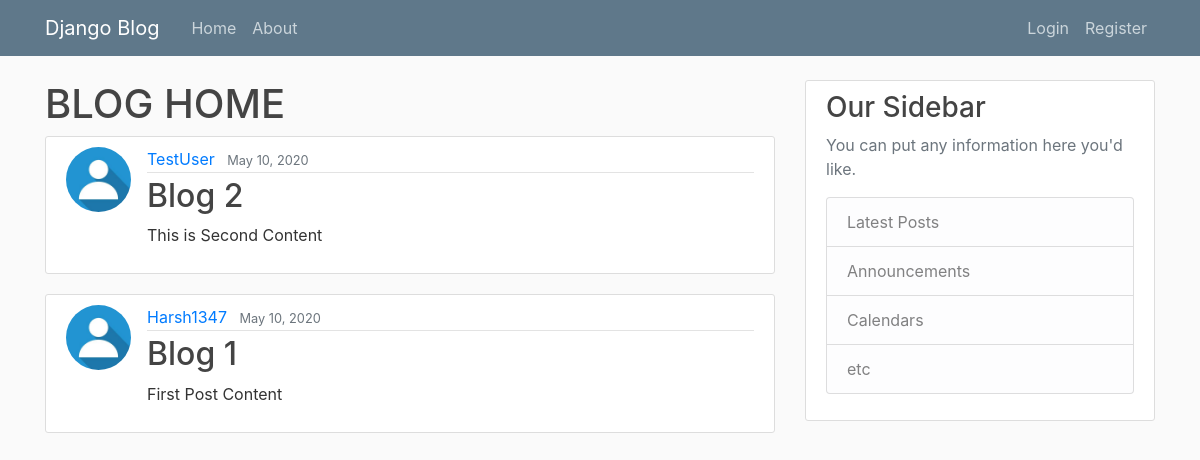
Before: / with the older database file.
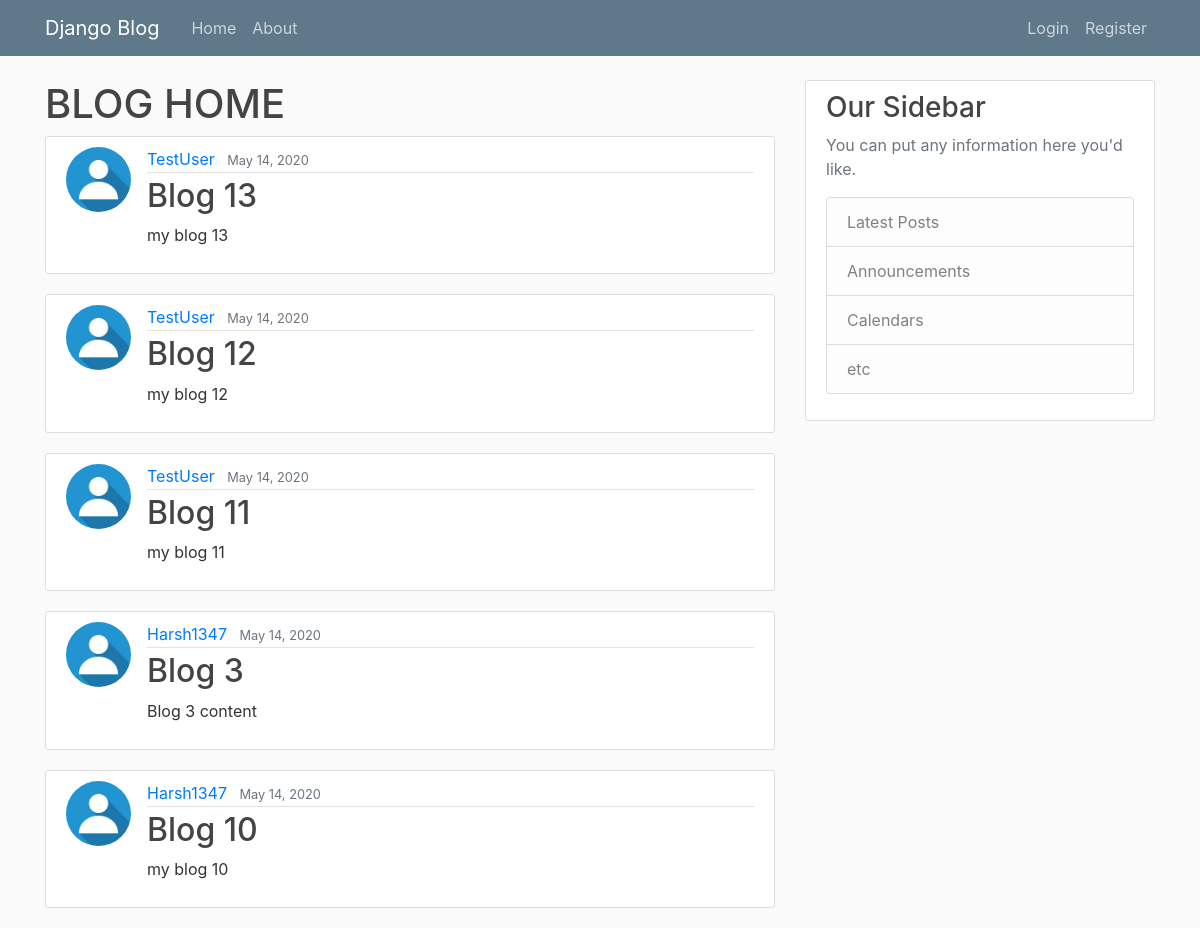
After: the same page with the newer database file.
### blog/models.py (models this page shows, shortened)
class Post(models.Model):
    title = models.CharField(max_length=100)
    content = models.TextField()
    date_posted = models.DateTimeField(default = timezone.now)
    author = models.ForeignKey(User,on_delete = models.CASCADE)

### users/models.py (models this page shows, shortened)
class Profile(models.Model):
    user = models.OneToOneField(User, on_delete=models.CASCADE)
    img = models.ImageField(default='default.jpg', upload_to='profile_pics')

### blog/views.py (the view)
# urls.py: path('', PostListView.as_view(),name = 'blog-home'),
class PostListView(ListView):
    model = Post
    template_name='blog/home.html'
    context_object_name = 'posts'
    ordering = ['-date_posted']
    paginate_by = 5

### blog/templates/blog/home.html
{% extends "blog/base.html" %}
{% block content %}
    <h1>BLOG HOME</h1>
    {% for post in posts %}
    <article class="media content-section">
      <img class = "rounded-circle article-img" src = "{{ post.author.profile.img.url }}">
        <div class="media-body">
          <div class="article-metadata">
            <a class="mr-2" href="#">{{ post.author }}</a>
            <small class="text-muted">{{ post.date_posted|date:"F d, Y" }}</small>
          </div>
          <h2><a class="article-title" href="{% url 'post-detail' post.id %}">{{ post.title }}</a></h2>
          <p class="article-content">{{ post.content }}</p>
        </div>
      </article>
    {% endfor %}
{% endblock content %}

Changed rows visible on the page:
no longer on this page (row unchanged): Post: author.profile.img (placeholder picture), author "TestUser", date_posted "May 10, 2020", title "Blog 2", content "This is Second Content"
no longer on this page (row unchanged): Post: author.profile.img (placeholder picture), author "Harsh1347", date_posted "May 10, 2020", title "Blog 1", content "First Post Content"
added Post: author.profile.img (placeholder picture), author "TestUser", date_posted "May 14, 2020", title "Blog 13", content "my blog 13"
added Post: author.profile.img (placeholder picture), author "TestUser", date_posted "May 14, 2020", title "Blog 12", content "my blog 12"
added Post: author.profile.img (placeholder picture), author "TestUser", date_posted "May 14, 2020", title "Blog 11", content "my blog 11"
added Post: author.profile.img (placeholder picture), author "Harsh1347", date_posted "May 14, 2020", title "Blog 3", content "Blog 3 content"
added Post: author.profile.img (placeholder picture), author "Harsh1347", date_posted "May 14, 2020", title "Blog 10", content "my blog 10"
